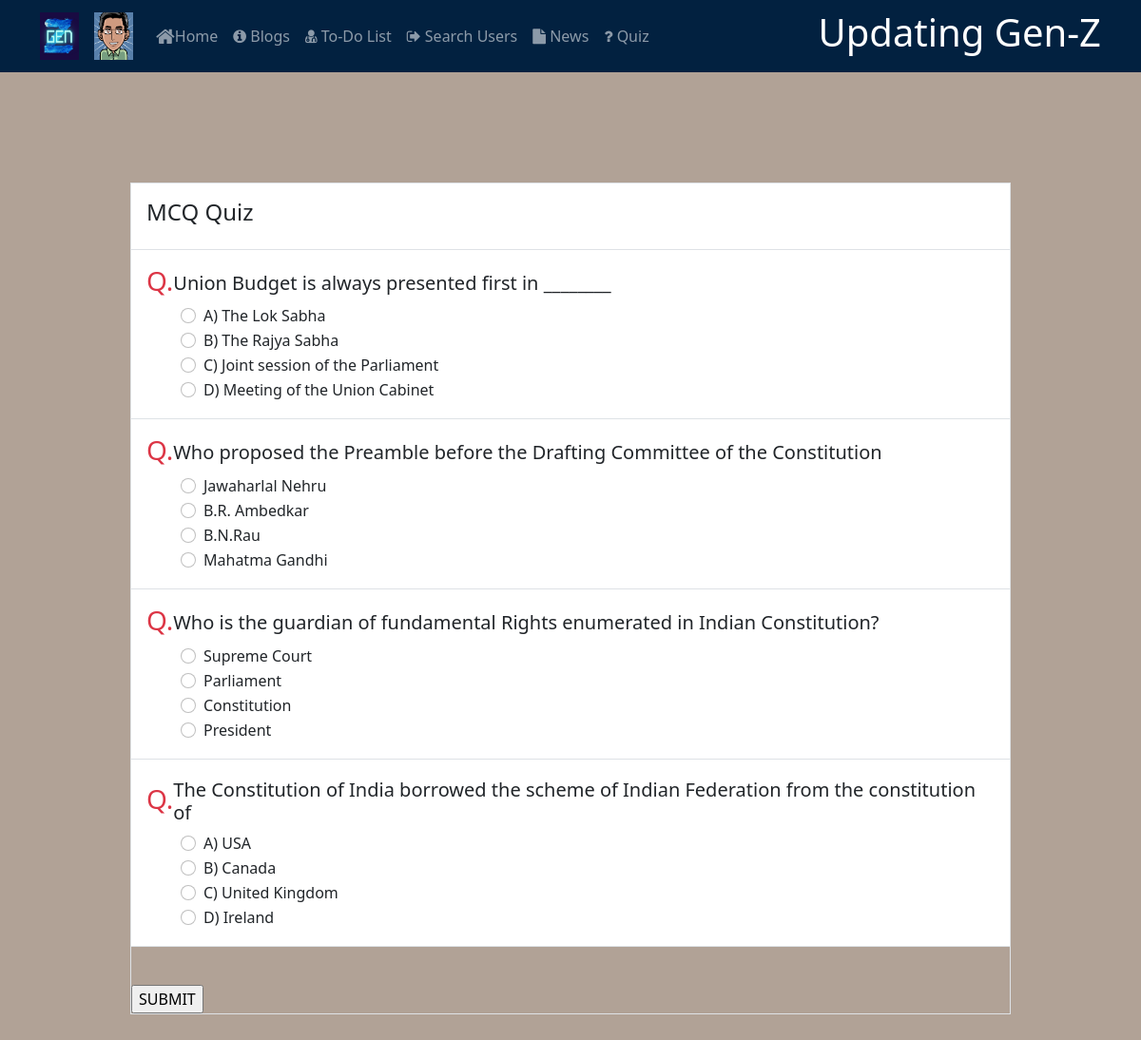
Screenshot of /submitquiz with the database file from the repository.
### app.py (models this page shows)
class Questions(db.Model):
    id = db.Column(db.Integer, primary_key=True)
    question = db.Column(db.String(200), nullable=True, unique=True)
    choice1 = db.Column(db.String(200))
    choice2 = db.Column(db.String(200))
    choice3 = db.Column(db.String(200))
    choice4 = db.Column(db.String(200))
    answer = db.Column(db.String(200))
    domain = db.Column(db.String(200))

### app.py (the view, shortened to what this page needs)
@app.route('/submitquiz', methods=['POST', 'GET'])
def submitquiz():
    question_list = Questions.query.all()
    if request.method == "GET":
        return render_template('quiz.html', question_list=question_list)

### Templates/quiz.html (shortened to what this page needs)
<!DOCTYPE html>
<html>
<head>
    <link href="https://cdn.jsdelivr.net/npm/bootstrap@5.0.0-beta3/dist/css/bootstrap.min.css" rel="stylesheet">
    <link rel="stylesheet" type="text/css" href="../static/Css/quiz.css">
    <link rel="stylesheet" href="https://cdnjs.cloudflare.com/ajax/libs/font-awesome/4.7.0/css/font-awesome.min.css">
</head>
<body>
	<header style="position: absolute;">
	    <nav class="navbar navbar-dark navbar-expand-sm fixed-top" style="background: #022140;">
	        <div class="container">
	            <a class="navbar-brand mr-auto" href="#"><img src="../static/img/logo.png" height="50" width="41"></a>
                <a class="navbar-brand mr-auto" href="#"><img src="../static/img/default_pf.png" height="50" width="41"></a>
	            <div class="collapse navbar-collapse" id="Navbar">
                <ul class="navbar-nav mr auto">
	                <li class="nav-item"><a class="nav-link" href="/"><span class="fa fa-home fa-lg"> </span>Home</a></li>
                  <li class="nav-item"><a class="nav-link" href="/allblogs"><i class="fa fa-info-circle"></i> </span>Blogs</a></li>
                  <li class="nav-item"><a class="nav-link" href="#"><i class="fa fa-user-md"></i> </span>To-Do List</a></li>
                  <li class="nav-item"><a class="nav-link" href="/searchusers"><i class="fa fa-sign-out"></i> </span>Search Users</a></li>
                  <li class="nav-item"><a class="nav-link" href="/news"><i class="fa fa-file"></i> </span>News </a></li>
                  <li class="nav-item"><a class="nav-link" href="#"><i class="fa fa-question"></i> </span>Quiz </a></li>
	                </ul>
	            </div>
	            <div>
	             <h1 style="color: white;"> Updating Gen-Z</h1>
	            </div>
	        </div>
	    </nav>
	</header>
    <p><br></p>
    <p><br></p>
    <p><br></p>
    <p><br></p>
    <div class="container mt-5" style="margin-top: 500px;">
        <div class="d-flex justify-content-center row">
            <div class="col-md-10 col-lg-10">
                <div class="border">
                    <div class="question bg-white p-3 border-bottom">
                        <div class="d-flex flex-row justify-content-between align-items-center mcq">
                            <h4>MCQ Quiz</h4>
                        </div>
                    </div>
                    <form method="POST">
                    {% for question in question_list %}
                    <div class="question bg-white p-3 border-bottom">
                        <div class="d-flex flex-row align-items-center question-title">
                            <h3 class="text-danger">Q.</h3>
                            <h5 class="mt-1 ml-2">{{question.question}}</h5>
                        </div>
                        <div class="ans ml-2">
                            <div class="form-check">
                                <label class="form-check-label">
                                  <input type="radio" class="form-check-input"  value ="{{question.choice1}}" name="{{question.id}}">{{question.choice1}}
                                </label>
                              </div>
                        </div>
                        <div class="ans ml-2">
                            <div class="form-check">
                                <label class="form-check-label">
                                  <input type="radio" class="form-check-input" value ="{{question.choice2}}" name="{{question.id}}">{{question.choice2}}
                                </label>
                              </div>
                        </div>
                        <div class="ans ml-2">
                            <div class="form-check">
                                <label class="form-check-label">
                                  <input type="radio" class="form-check-input"  value ="{{question.choice3}}"  name="{{question.id}}">{{question.choice3}}
                                </label>
                              </div>
                        </div>
                        <div class="ans ml-2">
                            <div class="form-check">
                                <label class="form-check-label">
                                  <input type="radio" class="form-check-input"  value ="{{question.choice4}}" name="{{question.id}}">{{question.choice4}}
                                </label>
                              </div>
                        </div>
                    </div>
                    {% endfor %}
                    <p><br></p>
                    <input type="submit" formaction="/submitquiz" value="SUBMIT"/>
                  </form>
                </div>
            </div>
        </div>
    </div>
    <p><br></p>
</body>
</html>

### Static/Css/quiz.css (style rules this page uses)
body { background: #B1A296; }
.ans { margin-left: 36px !important }

### rows the page displays
Questions: question "Union Budget is always presented first in ________", choice1 "A) The Lok Sabha", choice2 "B) The Rajya Sabha", choice3 "C) Joint session of the Parliament", choice4 "D) Meeting of the Union Cabinet"
Questions: question "Who proposed the Preamble before the Drafting Committee of the Constitution", choice1 "Jawaharlal Nehru", choice2 "B.R. Ambedkar", choice3 "B.N.Rau", choice4 "Mahatma Gandhi"
Questions: question "Who is the guardian of fundamental Rights enumerated in Indian Constitution?", choice1 "Supreme Court", choice2 "Parliament", choice3 "Constitution", choice4 "President"
Questions: question "The Constitution of India borrowed the scheme of Indian Federation from the constitution of", choice1 "A) USA", choice2 "B) Canada", choice3 "C) United Kingdom", choice4 "D) Ireland"
